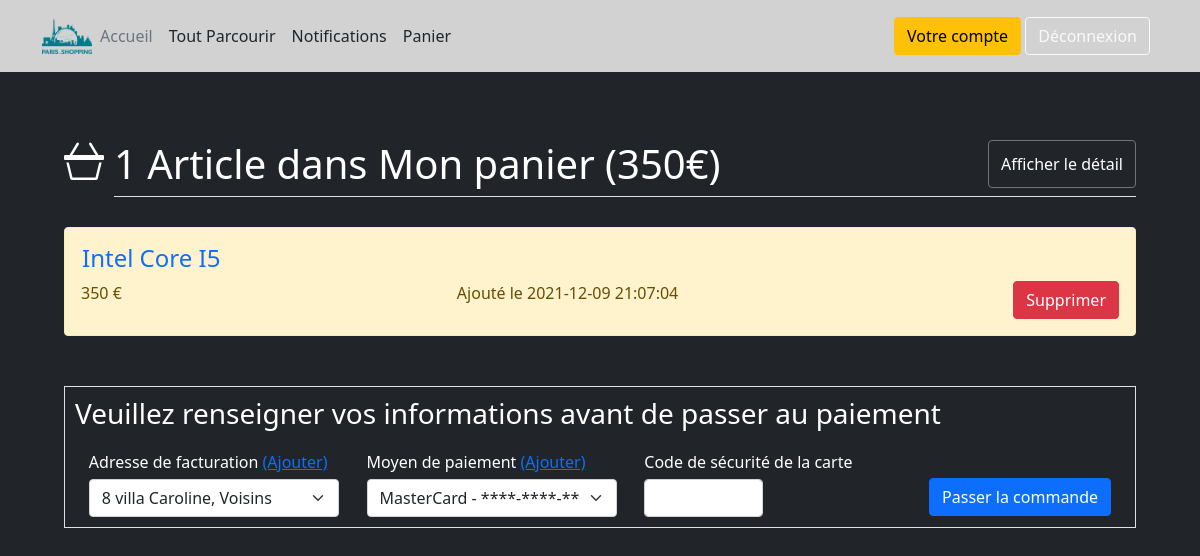
The app's page /index.php?page=panier/panier (signed in), older data.
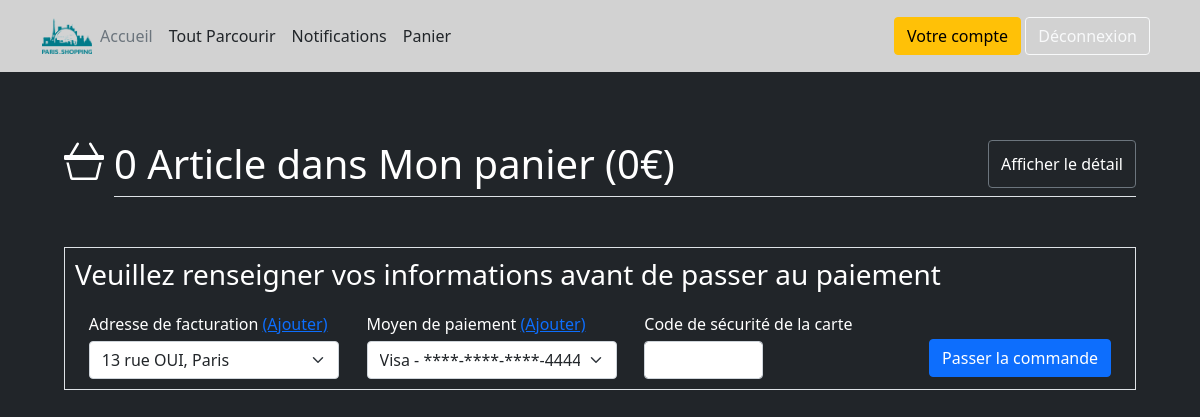
The same page, newer data.
### tables this page shows
CREATE TABLE IF NOT EXISTS `article` (
    `idArticle` int(11) NOT NULL AUTO_INCREMENT,
    `description` text,
    `quantite` int(11) NOT NULL,
    `nombreVendu` int(11) NOT NULL,
    `dernierAchat` datetime DEFAULT NULL,
    `vendeurId` int(11) NOT NULL,
    `nom` varchar(100) NOT NULL,
    `categorie` varchar(255) NOT NULL,
    PRIMARY KEY (`idArticle`),
    KEY `RefVendeurId` (`vendeurId`)
    );

CREATE TABLE IF NOT EXISTS `articleimmediat` (
    `idArticleImmediat` int(11) NOT NULL AUTO_INCREMENT,
    `prixActuel` int(11) NOT NULL,
    `idArticle` int(10) UNSIGNED NOT NULL,
    PRIMARY KEY (`idArticleImmediat`),
    KEY `RefidArticle` (`idArticle`)
    );

CREATE TABLE IF NOT EXISTS `articleinpanier` (
    `idArticleInPanier` int(11) NOT NULL AUTO_INCREMENT,
    `dateAJout` datetime NOT NULL,
    `articleId` int(11) NOT NULL,
    `utilisateurId` int(11) NOT NULL,
    PRIMARY KEY (`idArticleInPanier`),
    KEY `RefArticleId` (`articleId`),
    KEY `RefUtilisateurId` (`utilisateurId`)
    );

### src/bdd/connectBDD.php (called while the page is built, shortened)
<?php
function requeteSqlArray($requeteString, $pdo)
{
    $query = $pdo->query($requeteString);
    return $query->fetchAll();
}

### src/include/loginStatus.php (called while the page is built, shortened)
<?php
if (!empty($_SESSION['LOGGED']) && !empty($_SESSION['idUtilisateur'])) {
    $idUtilisateur = $_SESSION['idUtilisateur'];
}

### src/include/Utilisateur.php (called while the page is built, shortened)
<?php
class Utilisateur
{
    public static function addressList($pdo, $utilisateurId)
    {
        $sth = $pdo->prepare('SELECT * FROM adresse WHERE utilisateurId = :userId');
        $sth->bindParam(':userId', $utilisateurId, PDO::PARAM_INT);
        $sth->execute();
        return $sth->fetchAll(PDO::FETCH_ASSOC);
    }
    public static function cardList($pdo, $utilisateurId)
    {
        $sth = $pdo->prepare('SELECT * FROM paiement WHERE utilisateurId = :userId');
        $sth->bindParam(':userId', $utilisateurId, PDO::PARAM_INT);
        $sth->execute();
        return $sth->fetchAll(PDO::FETCH_ASSOC);
    }
}

### src/view/page/panier/panier.php (the view, shortened to what the changed rows need)
<?php
       include_once PROJECT_ROOT_DIR . '/src/include/loginStatus.php';
       include_once PROJECT_ROOT_DIR . '/src/include/Utilisateur.php';
     if(LOGGED){
        $total=0;
        $addressList = Utilisateur::addressList($pdo, $idUtilisateur);
        $cardList    = Utilisateur::cardList($pdo, $idUtilisateur);
        $articleImmediat = requeteSqlArray("SELECT * from article a, articleimmediat ai, articleInPanier ap where a.idArticle = ai.idArticle and a.idArticle = ap.articleId and (ap.utilisateurId = '{$_SESSION['idUtilisateur']}')",$pdo);
        $nombreArticles = 0;
        $nombreArticles = sizeof($articleImmediat);
        foreach ($articleImmediat as $a){
            $total += $a['prixActuel'];
        }
     }
?>
<?php if(LOGGED) : ?>
<div class="container px-4 py-5" id="panier">
        <h1 class="pb-2 border-bottom flexEspaceEntre"><?php echo $nombreArticles?> <?php  ($nombreArticles <2) ? print("Article") : print("Articles");?> dans Mon panier (<?php echo $total?>€)
        <button id="afficher" type="button" style="color:white;padding-top:0;padding-bottom:0;" class="btn btn-outline-secondary " onclick="afficherOuPas('produits')">Afficher le détail</button></h1>
        <div id="produits" style="display:block;margin-top:30px;">
            <?php $productList =$articleImmediat; include('view/page/panier/produitsPanier.php'); ?>
        </div>
    <div id="payer" class="border" style="width:100%;padding:10px;margin-top:50px;">
        <h3>Veuillez renseigner vos informations avant de passer au paiement</h3>
        <form action="script_php/payer.php" method="post" onsubmit = "return validateForm('payer',['adressePayer','paiementPayer','codeSecuPayer'],'errordiv3')">
            <div style="display:flex;flex-direction:row;justify-content:space-around;margin-top:20px;">
                <div>
                    <label style="margin-bottom: 5px;" for="adressePayer">Adresse de facturation</label>
                    <a href="" data-bs-toggle="modal" data-bs-target="#exampleModal" class='aAjouter'>
                    (Ajouter)
                    </a>
                    <select name="adressePayer" id="adressePayer" class="form-select col" style="width:250px" >
                    <?php if(sizeof($addressList)!=0) : ?>
                        <?php foreach ($addressList as $adress): ?>
                            <option value="<?php echo $adress['idAdresse']?>"><?php echo $adress['numeroVoie'] ." ". $adress['rue'] . ", " .$adress['ville']?></option>
                        <?php endforeach; ?>
                    <?php else : ?>
                        <option value="">Aucune adresse</option>
                        <?php endif; ?>
                    </select>
                </div>
                <div>
                    <label style="margin-bottom: 5px;" for="paiementPayer">Moyen de paiement</label>
                    <a href="" data-bs-toggle="modal" data-bs-target="#exampleModal2" class='aAjouter'>
                    (Ajouter)
                    </a>
                    <select name="paiementPayer" id="paiementPayer" class="form-select col" style="width:250px">
                    <?php if(sizeof($cardList)!=0) : ?>
                    <?php foreach ($cardList as $card): ?>
                        <option value="<?php echo $card['idPaiement']?>"><?php echo $card['typeCarte'] ." - ". "****-****-****-" . substr($card['numeroCarte'], -4)?></option>
                    <?php endforeach; ?>
                    <?php else : ?>
                        <option value="">Aucune carte</option>
                    <?php endif; ?>
                    </select>
                </div>
                <div>
                    <label style="margin-bottom: 5px;" for="codeSecuPayer">Code de sécurité de la carte</label>
                    <input type="text"
                            class="form-control"
                            style="width:46%"
                            name="codeSecuPayer"
                            id="codeSecuPayer"
                            >
                </div>
                <div>
                    <button style="margin-top: 15%;" type="submit" name="submit" class="btn btn-primary">Passer la commande</button>
                </div>
            </div>
        </form>
    </div>
</div>
<?php else : ?>
    <div class="d-flex justify-content-center text-danger">Vous n'êtes pas connecté</div>
<?php endif; ?>

### src/view/page/panier/produitsPanier.php
<?php
foreach ($productList as $productInfo): ?>
    <div class="alert alert-warning" role="alert">
            <h4><a class="titreArticle" href="index.php?page=article&id=<?php echo $productInfo['idArticle']; ?>"><?php echo $productInfo['nom']; ?></a></h4>
            <div style="display:flex;justify-content:space-between;">
                <span ><?php echo $productInfo['prixActuel']; ?> €</span>
                <div>Ajouté le <?php echo $productInfo['dateAJout']; ?> </div>
                <button onclick="location.href='script_php/panier/supprArticle.php?idUtil=<?php echo $productInfo['utilisateurId']; ?>&idArticle=<?php echo $productInfo['idArticle']; ?>&idPanier=<?php echo $productInfo['idArticleInPanier']; ?>&nom=<?php echo $productInfo['nom']; ?>'" type="button" class="btn btn-danger">Supprimer</button>
            </div>
    </div>
<?php endforeach; ?>

Row changes from the older to the newer data that the page shows:
no longer on this page (row edited): article: nom "Intel Core I5", articleimmediat.prixActuel "350", articleinpanier.dateAJout "2021-12-09 21:07:04"
Text that changed along with them:
$nombreArticles: "1" → "0"
$total: "350" → "0"
form field adressePayer: "8 villa Caroline, Voisins" → "13 rue OUI, Paris"
form field paiementPayer: "MasterCard - ****-****-****-4444" → "Visa - ****-****-****-4444"
